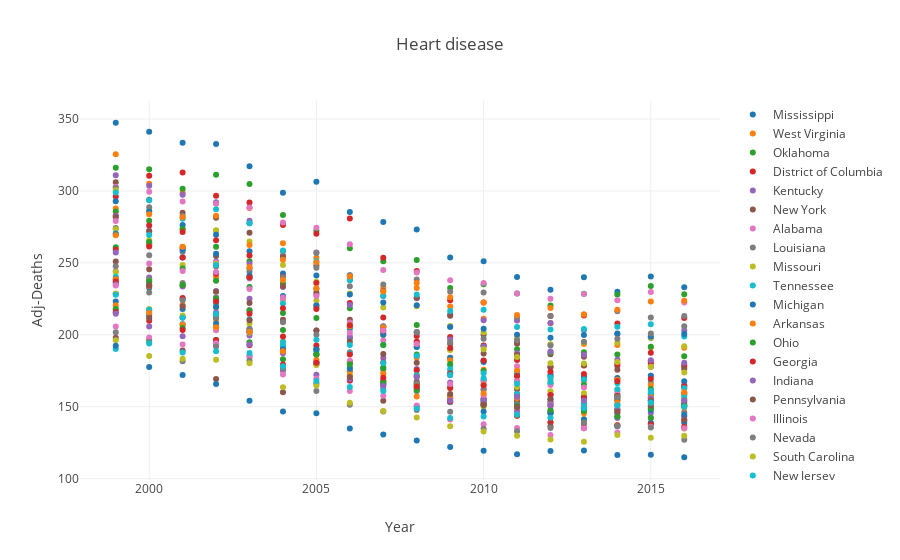
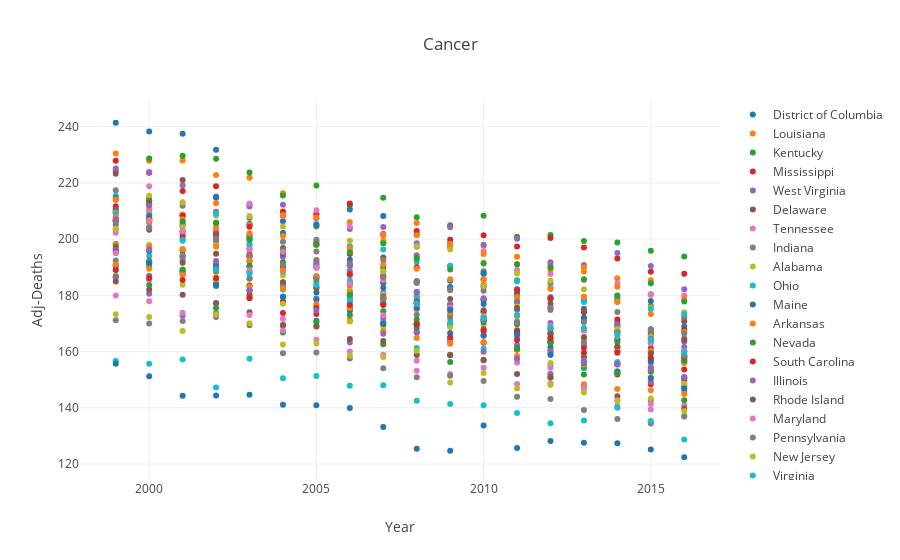
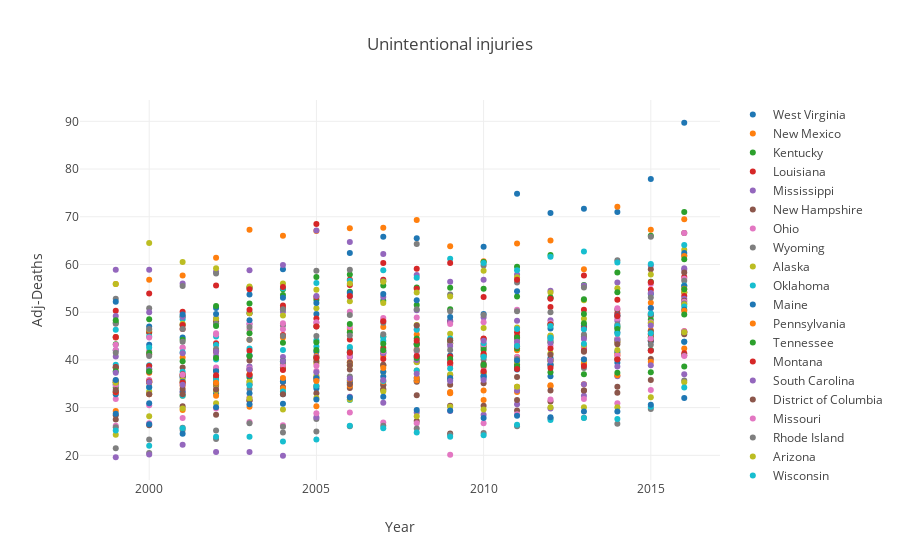
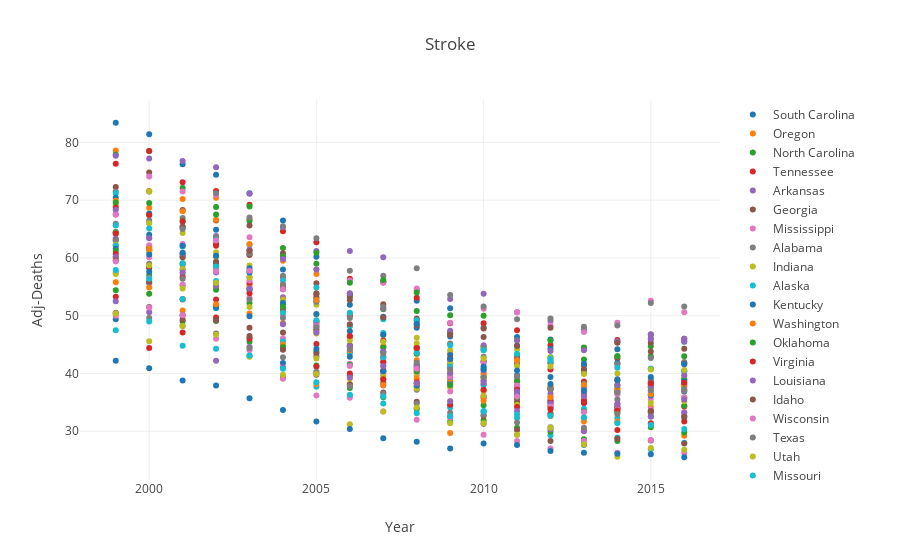

The cell these charts' notebook holds for them, in order:
### Markdown cell above
## Visualizing our results with plotly!
#### Play around with the plots there are lots of options

#### Follow this link to see the plots:
https://nbviewer.jupyter.org/github/lanceeeaton/Leading_Causes_of_Death/blob/master/Notebooks/death_state_year_cause_notebook.ipynb

### Code cell
configure_plotly_browser_state()
py.offline.init_notebook_mode(connected = True)

for i in range(len(cause_totals)):
  layout = go.Layout(
      title = str(causes[i]),
      yaxis = dict(
        title = 'Adj-Deaths'
      ),
      xaxis = dict(
        title = 'Year'
      ),
      hovermode = 'closest'
  )

  states = cause_totals[i]['State'].unique() # all states ordered
  cause_traces = []
  for state in states:
    cause_traces.append(
        go.Scatter(
        x = cause_totals[i].loc[cause_totals[i]['State'] == str(state)]['Year'],
        y = cause_totals[i].loc[cause_totals[i]['State'] == str(state)]['Adj-Deaths'],
        mode = 'markers',
        name = str(state)
      )
    )
  fig = go.Figure(data = cause_traces, layout=layout)
  py.offline.iplot(fig)
